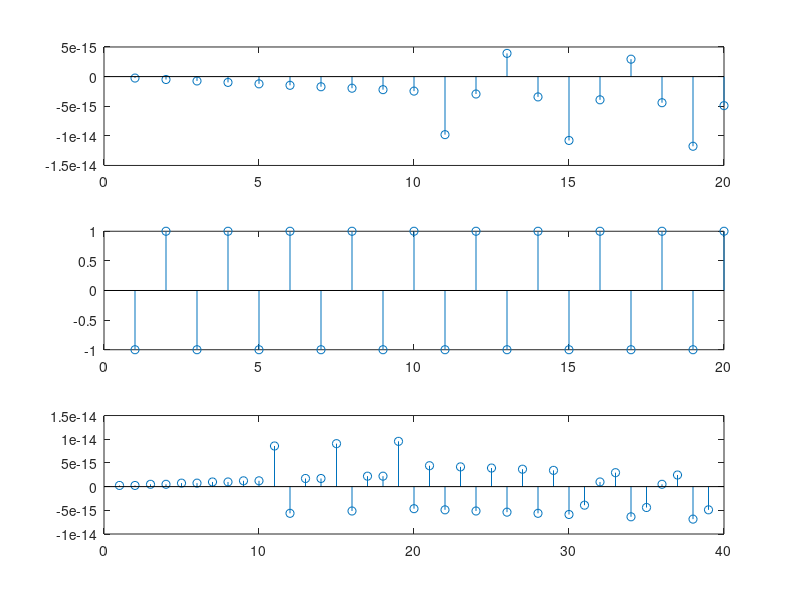

MATLAB code to generate this figure:
%First Sine 
figure(1);
t = 1:20;
x1 = sin(2*pi*1*t);
subplot(3,1,1)
stem(x1);

%Second Sine
t=1:20;
x2=1*sin(2*pi*0.5*t + 0.5*pi);
subplot(3,1,2)
stem(x2);

%Convolution
subplot(3,1,3);
stem(conv(x1,x2))